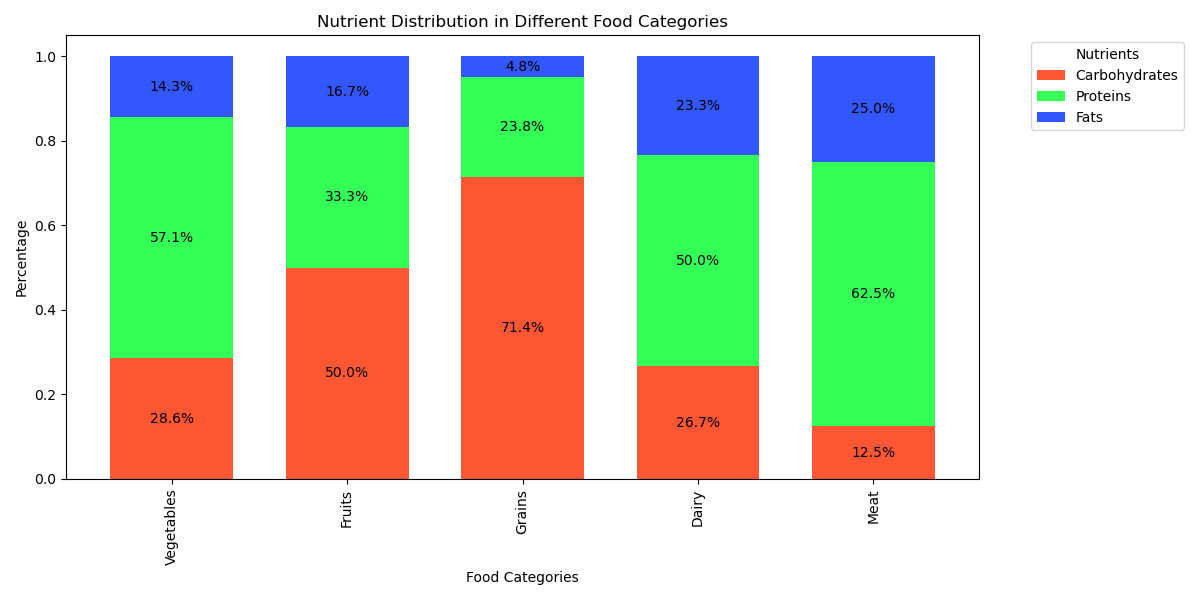

Write the Python code that produced this figure.

import matplotlib.pyplot as plt
import seaborn as sns
import pandas as pd

# Create a DataFrame based on the input data
data = {
    'Category': ['Vegetables', 'Fruits', 'Grains', 'Dairy', 'Meat'],
    'Carbohydrates': [10, 15, 30, 8, 5],
    'Proteins': [20, 10, 10, 15, 25],
    'Fats': [5, 5, 2, 7, 10],
}
df = pd.DataFrame(data)

# Compute percentages for the stack
df_percentage = df.set_index('Category')
df_percentage = df_percentage.divide(df_percentage.sum(axis=1), axis=0)

# Create a vertical stacked bar chart
fig, ax = plt.subplots(figsize=(12, 6))
df_percentage.plot(kind='bar', stacked=True, color=['#FF5733', '#33FF57', '#3357FF'], width=0.7, ax=ax)

# Customize the plot to reflect percentages
for n in df_percentage:
    for i, (cs, ab, pc) in enumerate(zip(df_percentage.iloc[:, :].cumsum(1)[n], 
                                          df_percentage[n], df_percentage[n])):
        if pc > 0:  # Only show text for non-zero percentages
            plt.text(i, cs - ab / 2, str(round(pc * 100, 1)) + '%', va='center', ha='center', fontsize=10)

plt.title('Nutrient Distribution in Different Food Categories')
ax.set_ylabel('Percentage')
ax.set_xlabel('Food Categories')
plt.legend(title='Nutrients', bbox_to_anchor=(1.05, 1), loc='upper left')

# Adjust the size and layout
plt.tight_layout()

plt.show()
